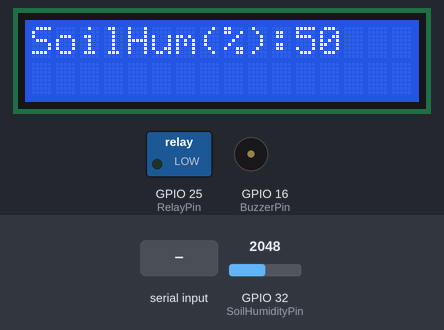
Simulated run of this sketch. Board: ESP32. Parts: 16×2 character LCD, switched loads named in the sketch (green lamp = pin HIGH), buzzer (waves = sounding). Inputs (shaded band) come from the test bench; at power-on: GPIO 32 (SoilHumidityPin) = 2048. What the sketch prints to the serial monitor is not drawn.

Above: at 1.2 s.
1.3 s: GPIO 32 (SoilHumidityPin) set to 240
At 2.0 s:
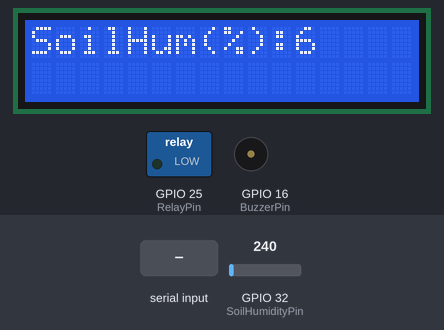
4.4 s: GPIO 32 (SoilHumidityPin) set to 216
At 4.87 s:
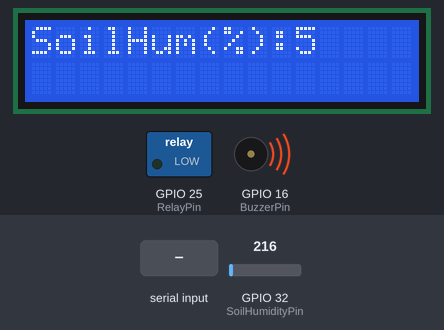
7.5 s: "3" received over the second serial link
At 9.4 s:
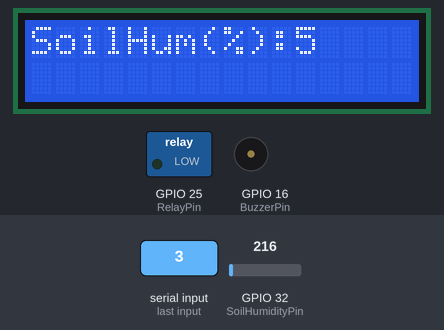
Timing chart, 0 to 10.9 s (numbered marks = the images above; inputs shaded):
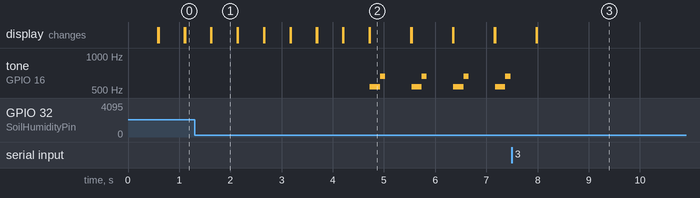

The sketch:

4_4_9_Soil-Humidity-Testing-System.ino
```cpp
/*
 * 文件名 : Soil-Humidity-Testing-System
 * 功能   : 结合土壤湿度传感器、LCD1602、语音控制模块、继电器、水泵和无源蜂鸣器模拟土壤湿度监测系统
 * 编译IDE：ARDUINO 2.3.6
 * 作者   : https://www.keyesrobot.cn/
*/

// 导入库文件
#include <SoftwareSerial.h>
#include <Wire.h>
#include <LiquidCrystal_I2C.h>

// 定义引脚常量
const int RX_PIN = 23; // 引脚 GPIO23 为 RX
const int TX_PIN = 5; // 引脚 GPIO5 为 TX
const int BuzzerPin = 16; // 定义无源蜂鸣器引脚
const int SoilHumidityPin = 32; // 定义土壤湿度传感器引脚
const int RelayPin = 25;  // 定义继电器引脚

LiquidCrystal_I2C lcd(0x27,16,2); // 定义LCD地址和行列
SoftwareSerial mySerial(RX_PIN, TX_PIN); // 定义软件串口引脚（RX, TX）

// 定义变量
volatile double Soilhum;
volatile int Value;
volatile int yuyin;

// 串口发送消息最大长度
#define UART_SEND_MAX      32
#define UART_MSG_HEAD_LEN  2
#define UART_MSG_FOOT_LEN  2

// 串口发送消息号
#define U_MSG_bozhensgshu      1
#define U_MSG_boxiaoshu      2
#define U_MSG_bobao1      3
#define U_MSG_bobao2      4
#define U_MSG_bobao3      5
#define U_MSG_bobao4      6
#define U_MSG_bobao5      7
#define U_MSG_bobao6      8
#define U_MSG_bobao7      9
#define U_MSG_bobao8      10
#define U_MSG_bobao9      11
#define U_MSG_bobao10      12
#define U_MSG_bobao11      13
#define U_MSG_bobao12      14
#define U_MSG_bobao13      15
#define U_MSG_bobao14      16
#define U_MSG_bobao15      17
#define U_MSG_bobao16      18
#define U_MSG_bobao17      19
#define U_MSG_bobao18      20

// 串口消息参数类型
typedef union {
  double d_double;
  int d_int;
  unsigned char d_ucs[8];
  char d_char;
  unsigned char d_uchar;
  unsigned long d_long;
  short d_short;
  float d_float;}uart_param_t;

// 串口发送函数实现
void _uart_send_impl(unsigned char* buff, int len) {
  // TODO: 调用项目实际的串口发送函数
  for(int i=0;i<len;i++){
    mySerial.write (*buff++);
  }
}

// 串口通信消息尾
const unsigned char g_uart_send_foot[] = {
  0x55, 0xaa
};

// 十六位整数转32位整数
void _int16_to_int32(uart_param_t* param) {
  if (sizeof(int) >= 4)
    return;
  unsigned long value = param->d_long;
  unsigned long sign = (value >> 15) & 1;
  unsigned long v = value;
  if (sign)
    v = 0xFFFF0000 | value;
  uart_param_t p;  p.d_long = v;
  param->d_ucs[0] = p.d_ucs[0];
  param->d_ucs[1] = p.d_ucs[1];
  param->d_ucs[2] = p.d_ucs[2];
  param->d_ucs[3] = p.d_ucs[3];
}

// 浮点数转双精度
void _float_to_double(uart_param_t* param) {
  if (sizeof(int) >= 4)
    return;
  unsigned long value = param->d_long;
  unsigned long sign = value >> 31;
  unsigned long M = value & 0x007FFFFF;
  unsigned long e =  ((value >> 23 ) & 0xFF) - 127 + 1023;
  uart_param_t p0, p1;
  p1.d_long = ((sign & 1) << 31) | ((e & 0x7FF) << 20) | (M >> 3);
  param->d_ucs[0] = p0.d_ucs[0];
  param->d_ucs[1] = p0.d_ucs[1];
  param->d_ucs[2] = p0.d_ucs[2];
  param->d_ucs[3] = p0.d_ucs[3];
  param->d_ucs[4] = p1.d_ucs[0];
  param->d_ucs[5] = p1.d_ucs[1];
  param->d_ucs[6] = p1.d_ucs[2];
  param->d_ucs[7] = p1.d_ucs[3];
}

// 串口通信消息头
const unsigned char g_uart_send_head[] = {
  0xaa, 0x55
};

// 播报函数6
void _uart_bobao6() {
  uart_param_t param;
    int i = 0;
    unsigned char buff[UART_SEND_MAX] = {0};
    for (i = 0; i < UART_MSG_HEAD_LEN; i++) {
        buff[i + 0] = g_uart_send_head[i];
    }
    buff[2] = U_MSG_bobao6;
    for (i = 0; i < UART_MSG_FOOT_LEN; i++) {
        buff[i + 3] = g_uart_send_foot[i];
    }
    _uart_send_impl(buff, 5);
}

// 播报整数
void _uart_bozhensgshu(int zhengshu) {
  uart_param_t param;
    int i = 0;
    unsigned char buff[UART_SEND_MAX] = {0};
    for (i = 0; i < UART_MSG_HEAD_LEN; i++) {
        buff[i + 0] = g_uart_send_head[i];
    }
    buff[2] = U_MSG_bozhensgshu;
    param.d_int = zhengshu;
    _int16_to_int32(&param);
    buff[3] = param.d_ucs[0];
    buff[4] = param.d_ucs[1];
    buff[5] = 0;
    buff[6] = 0;
    for (i = 0; i < UART_MSG_FOOT_LEN; i++) {
        buff[i + 7] = g_uart_send_foot[i];
    }
    _uart_send_impl(buff, 9);
}

void setup(){
   Serial.begin(9600); // 硬件串口（与电脑通信）
   mySerial.begin(9600); // 软件串口（与外设通信）
   pinMode(BuzzerPin,OUTPUT); // 设置无源蜂鸣器引脚为输出模式
   pinMode(SoilHumidityPin,INPUT); // 设置土壤湿度传感器引脚为输入模式
   pinMode(RelayPin,OUTPUT); // 设置继电器引脚为输出模式
   Wire.begin(21,22); // 打开LCD通信引脚
   Soilhum = 0; // 定义变量Soilhum初始值为0
   Value = 0;  // 定义变量Value初始值为0
   yuyin = 0; // 定义变量yuyin初始值为0
   lcd.init(); // 初始化LCD
   lcd.backlight(); // 打开LCD背光
   lcd.display(); // LCD显示
   lcd.clear();  // LCD清屏
}

void loop(){
   Soilhum = analogRead(SoilHumidityPin); // 获取土壤湿度传感器的模拟值
   Value = round((Soilhum / 4096.0) * 100); // 将传感器模拟值通过计算转化成百分数赋于变量Value
   // 在LCD对应位置显示土壤湿度相关信息
   lcd.setCursor(0, 0);
   lcd.print(String("SoilHum(%):") + String(Value));
   lcd.setCursor(0, 1);
   lcd.print("");
   if (mySerial.available() > 0) {// 接收语音控制模块的外设数据(命令参数)
     yuyin = mySerial.read(); // 将接收到的外设数据(命令参数)进行赋值
     Serial.println(yuyin);  // 串口打印收到的外设数据(命令参数)
     if (yuyin == 51) { // 进行判断，接收到的外设数据(命令参数)为51，检测土壤湿度百分数值并且进行语音播报
       yuyin = 0;
       delay(3000);
       _uart_bobao6();
       delay(3000);
       _uart_bozhensgshu(Value);
       delay(2000);
     }
   }
   if (Value <= 5) { // 当检测到土壤湿度百分数值小于等于5时
     tone(BuzzerPin,532); // 打开蜂鸣器预警
     delay(100);
     tone(BuzzerPin,532);
     delay(100);
     tone(BuzzerPin,659);
     delay(100);
     noTone(BuzzerPin);  // 关闭蜂鸣器
     if (yuyin == 9) { // 进行判断，接收到的外设数据(命令参数)为9，继电器控制水泵抽水
       yuyin = 0;
       delay(1000);
       digitalWrite(RelayPin,HIGH); // 打开继电器
       delay(400); // 灌溉的延时
       digitalWrite(RelayPin,LOW); // 关闭继电器
       delay(700);
     }
   }
   delay(500);
   lcd.clear(); // 清除LCD显示
}
```

Measured:
- the behaviour switches between 226 and 225 on GPIO 32 (SoilHumidityPin) (found by bisection; images 1 and 2)
- after the input at 1.3 s, the display: first differs from a run without the input after 0.33 s (image 1)
- after the input at 4.4 s, tone on GPIO 16 (BuzzerPin): silent → 532 Hz after 0.32 s, then repeats every 0.82 s: 659 Hz 0.10 s, silent 0.52 s, 532 Hz 0.20 s; the display: first differs from a run without the input after 0.32 s (image 2)
- after the input at 7.5 s, tone on GPIO 16 (BuzzerPin): stops changing and stays silent
- what the display in image 1 shows lasts 0.5 s, from 1.6 s to 2.1 s
- what the display in image 2 shows lasts 0.8 s, from 4.7 s to 5.5 s
